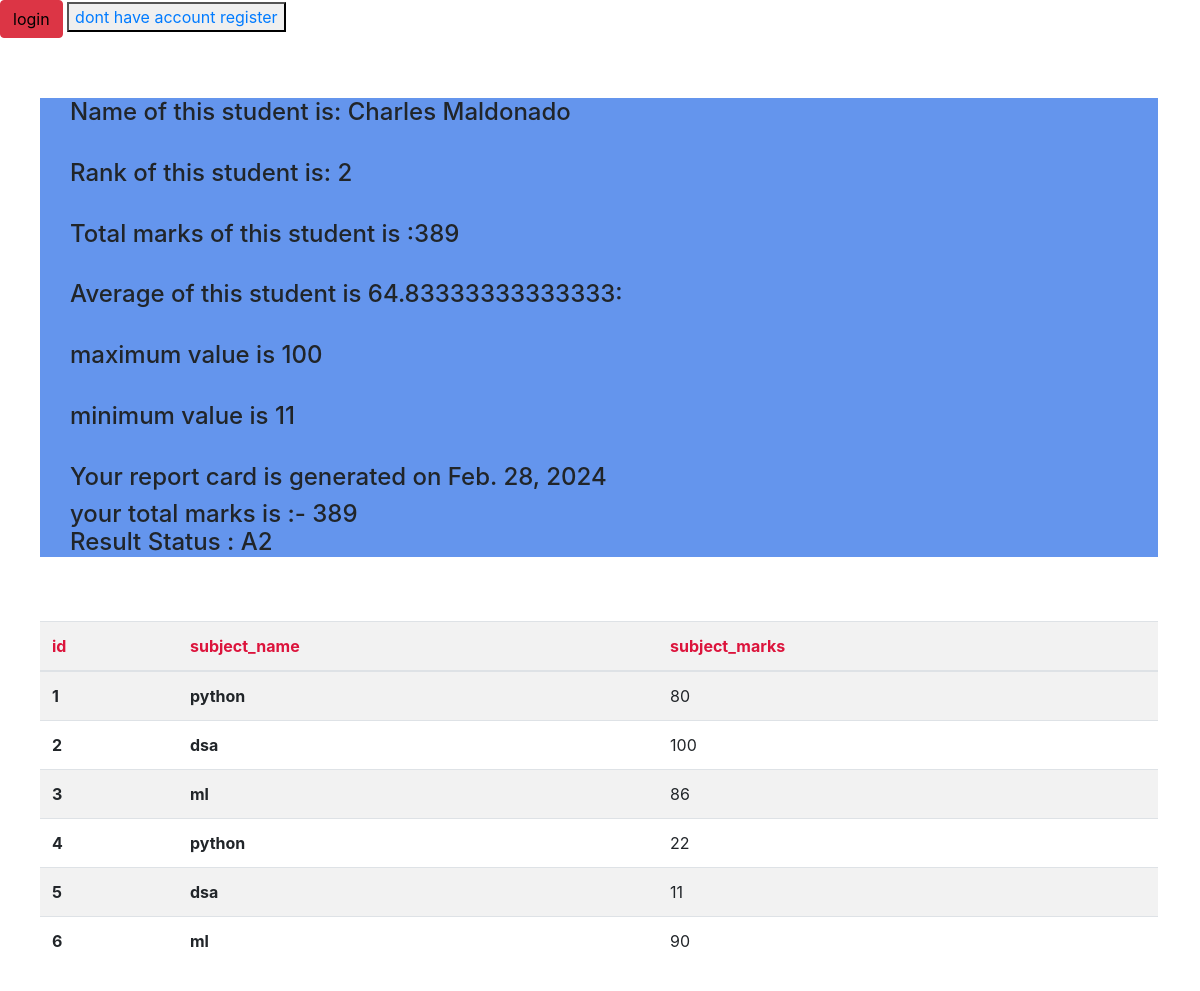
The page /see_marks/STU-0993/ on the database its author committed.
### vege/models.py (models this page shows, shortened)
class SubjectMarks(models.Model):
    student=models.ForeignKey(Student,related_name="studentmarks",on_delete=models.CASCADE)
    subject=models.ForeignKey(Subject,on_delete=models.CASCADE)
    marks=models.IntegerField()
    class Meta:
        unique_together=['student','subject']

class Student(models.Model):
    department=models.ForeignKey(Department,related_name="depart",on_delete=models.CASCADE)
    student_id=models.OneToOneField(StudentID,related_name="studentid",on_delete=models.CASCADE)
    student_name=models.CharField(max_length=100)
    student_email=models.EmailField(unique=True)
    student_age=models.IntegerField(default=18)
    student_address=models.TextField()
    is_deleted=models.BooleanField(default=False)
    def __str__(self)-> str:
        return self.student_name
    class Meta:
        ordering=['student_name']
        verbose_name="student"

class Rankstudnet(models.Model):
    student=models.ForeignKey(Student,related_name="studentreportcard",on_delete=models.CASCADE)
    student_rank=models.IntegerField()
    student_rank_generation_date=models.DateField(auto_now_add=True)
    number=models.IntegerField(default=10)
    class Meta:
        unique_together=['student_rank','student_rank_generation_date']

class Subject(models.Model):
    subject_name=models.CharField(max_length=100)

### vege/views.py (the view)
# urls.py: path('see_marks/<student_id>/',see_marks,name="see_marks"),
def see_marks(request,student_id):
    queryset=SubjectMarks.objects.filter(student__student_id__student_id=student_id)
    totalmarks=queryset.aggregate(totalmarks=Sum('marks'))
    avgg=queryset.aggregate(avgg=Avg('marks'))
    maxval=queryset.aggregate(maxval=Max('marks'))
    minval=queryset.aggregate(minval=Min('marks'))
    return render(request,"report/see_marks.html",{'queryset':queryset, 'totalmarks':totalmarks,'avgg':avgg,'maxval':maxval,'minval':minval})

### vege/templates/report/see_marks.html (shortened to what this page needs)
<!DOCTYPE html>
<html lang="en">
<head>
    <link rel="stylesheet" href="https://cdn.jsdelivr.net/npm/bootstrap@4.0.0/dist/css/bootstrap.min.css"
>
</head>
<button class="btn btn-danger" type="submit" >
    <a href="/logout/"  style="color: black;">login</a>
</button>
<button type="button" style="color: coral;">
    <a href="/register/">dont have account register</a>
</button>
<div class="container mt-5">
<div class="bg">
    <h4>Name of this student is: {{queryset.first.student.studentreportcard.first.student}} </h4>
    <br>
    <h4>Rank of this student is: {{queryset.first.student.studentreportcard.first.student_rank}} </h4>
    <br>
    <h4>Total marks of this student is :{{totalmarks.totalmarks}}</h4>
    <br>
    <h4>Average of this student is {{avgg.avgg}}:</h4>
    <br>
    <h4>maximum  value is {{maxval.maxval}}</h4>
    <br>
    <h4>minimum  value is {{minval.minval}}</h4>
    <br>
    <h4>Your report card is generated on  {{queryset.first.student.studentreportcard.first.student_rank_generation_date}}</h4>
    <h4>
          your total marks is :- {{totalmarks.totalmarks}}
          {% if totalmarks.totalmarks > 400 %}
          <p>Result Status : A1 </p>
          {% elif totalmarks.totalmarks > 300 %}
          <p>Result Status : A2 </p>
          {% else %}
          <p>Result Status : fail </p>
          {% endif %}
    </h4>
</div>
<br>
<br>
    <table class="table table-striped">
        <tr>
            <th scope="row" style="color: crimson;">id</th>
            <th scope="row"style="color: crimson;">subject_name</th>
            <th scope="row"style="color: crimson;">subject_marks</th>
        </tr>
        <tbody>
            {% for marks in queryset %}
            <tr>
                <th scope="row">{{forloop.counter}}</th>
                <td>
                 <b> {{marks.subject.subject_name}}</b>
                    </td>
                <td>{{marks.marks}}</td>
            </tr>
            {% endfor %}
        </tbody>
    </table>
</div>
</body>
</html>

### vege/templates/report/see_marks.html (style rules this page uses)
.container { padding: 12px 12px 10px 10px; }
.bg { background-color: cornflowerblue; padding-left: 30px; }

### rows shown on the page
SubjectMarks: first.student.studentreportcard.first.student "Charles Maldonado", first.student.studentreportcard.first.student_rank "2", first.student.studentreportcard.first.student_rank_generation_date "Feb. 28, 2024", subject.subject_name "python", marks "80"
SubjectMarks: subject.subject_name "dsa", marks "100"
SubjectMarks: subject.subject_name "ml", marks "86"
SubjectMarks: subject.subject_name "python", marks "22"
SubjectMarks: subject.subject_name "dsa", marks "11"
SubjectMarks: subject.subject_name "ml", marks "90"

### other values the page prints
{{ totalmarks.totalmarks }} "389"
{{ avgg.avgg }} "64.83333333333333"
{{ maxval.maxval }} "100"
{{ minval.minval }} "11"
